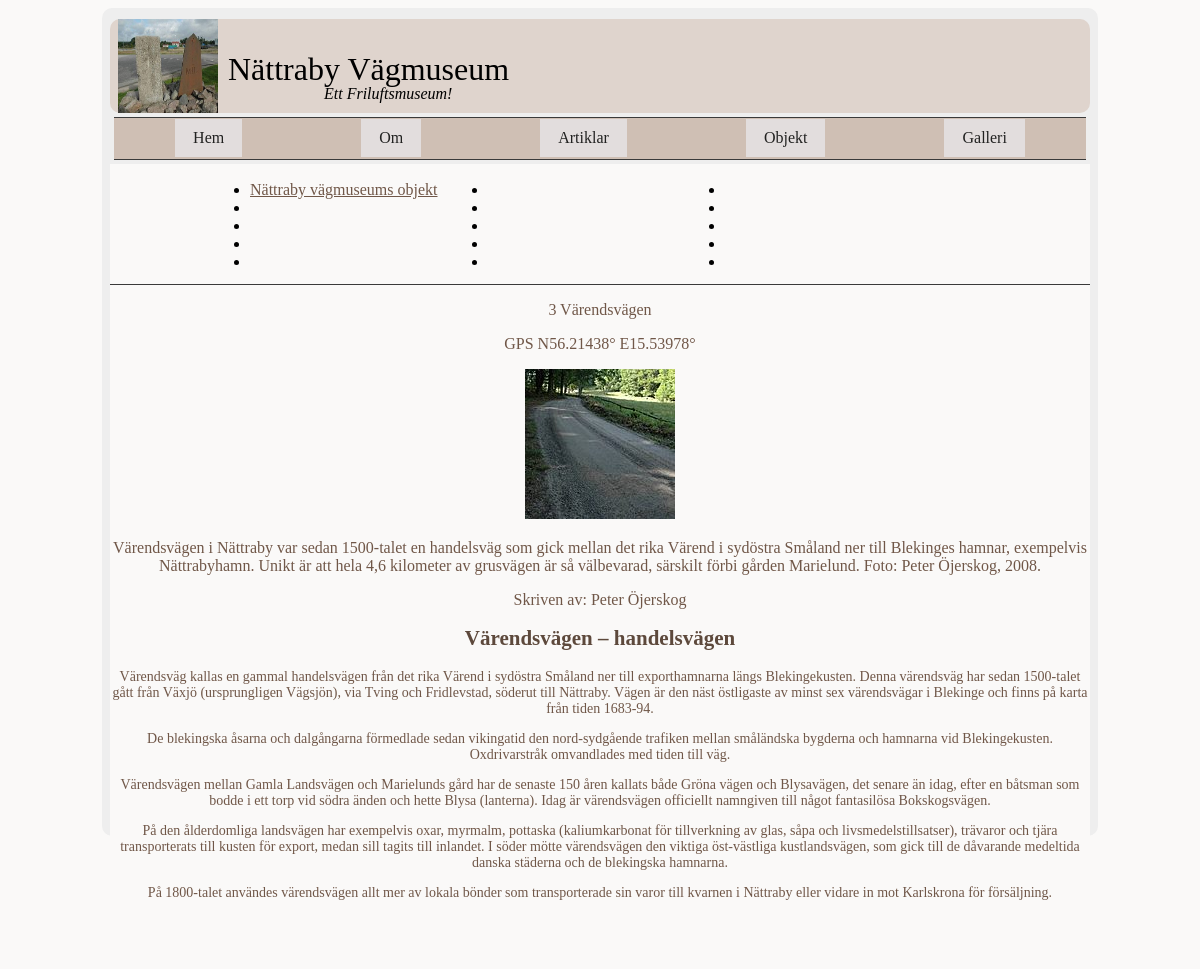
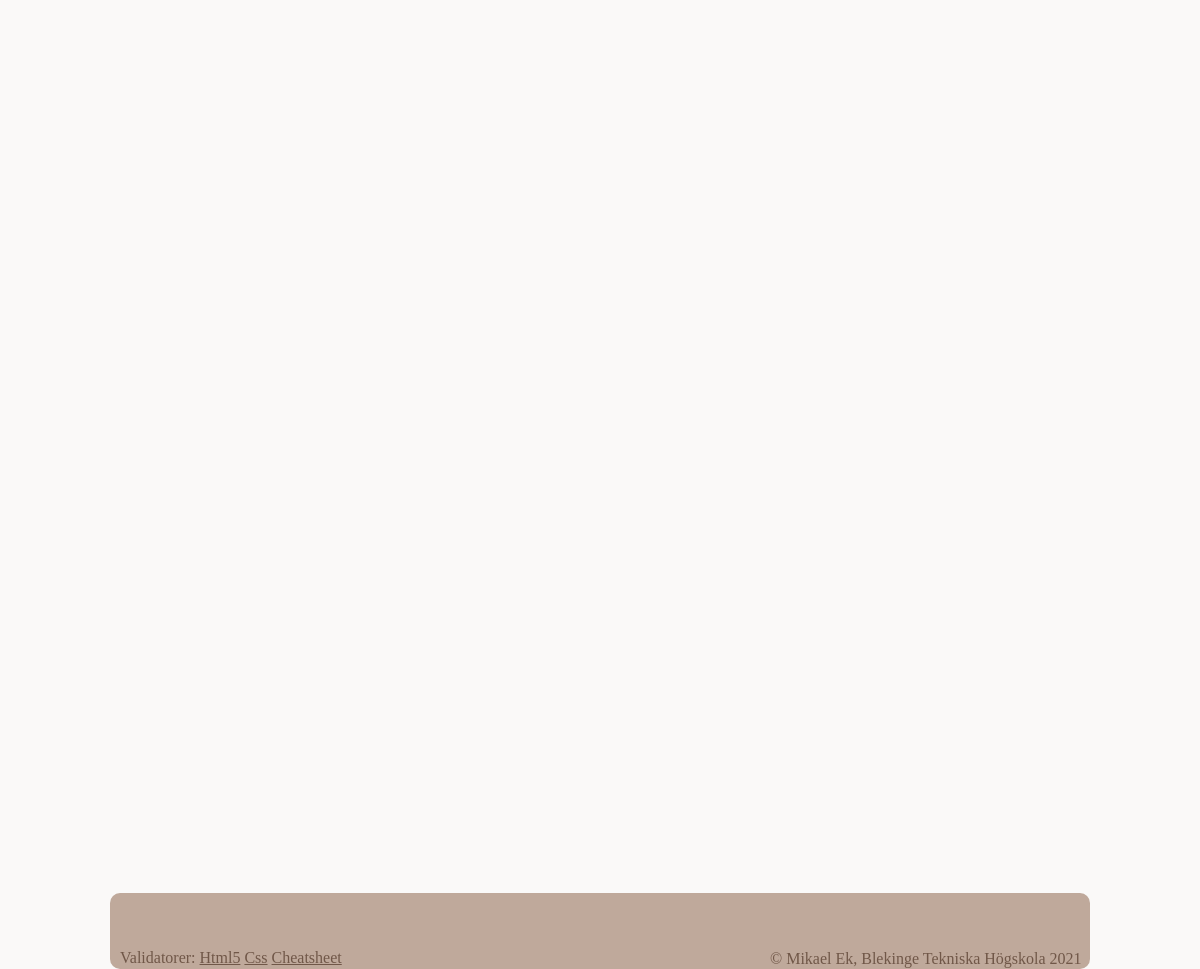
Page /object.php?page=object3 on the committed database (2 pictures, top to bottom).
### tables this page shows
CREATE TABLE object(
  id INT,
  name TEXT,
  title TEXT,
  data TEXT,
  author TEXT,
  gps TEXT,
  mapImage TEXT,
  image1 TEXT,
  image1Alt TEXT,
  image1Text,
  TEXT,
  image2 TEXT,
  image2Alt TEXT,
  image2Text TEXT
);

### object.php (called while the page is built, shortened)
<?php
require __DIR__ . "/incl/header.php";
require __DIR__ . "/incl/multipage.php";
require __DIR__ . "/incl/footer.php";

### object/object3.php (the view, shortened to what this page needs)
<?php
$fileName = __DIR__ . "/../db/nvm2.sqlite";
$dsn = "sqlite:$fileName";
$db = connectToDatabase($dsn);
$sql = "SELECT * FROM object WHERE id = 5 ";
$stmt = $db->prepare($sql);
$stmt->execute();
$res = $stmt->fetchAll(PDO::FETCH_ASSOC);
$rows = null;
foreach ($res as $row) {
    $rows .= "<tr>";
    $rows .= "<td>{$row['name']}</td>";
    $rows .= "<td>{$row['title']}</td>";
    $rows .= "<td>{$row['data']}</td>";
    $rows .= "<td>{$row['author']}</td>";
    $rows .= "<td>{$row['gps']}</td>";
    $rows .= "<td>{$row['mapImage']}</td>";
    $rows .= "<td>{$row['image1']}</td>";
    $rows .= "<td>{$row['image1Alt']}</td>";
    $rows .= "<td>{$row['image1Text']}</td>";
    $rows .= "<td>{$row['TEXT']}</td>";
    $rows .= "<td>{$row['image2']}</td>";
    $rows .= "<td>{$row['image2Alt']}</td>";
    $rows .= "<td>{$row['image2Text']}</td>";
    $rows .= "</tr>\n";
}
?>
<div class="intro">
    <p><?php echo substr($row['title'], 1) ?></p>
    <p><?php echo $row['gps'] ?></p>
    <p><img src="img/150x150/<?php echo $row['image1'] ?>" alt=""></p>
    <p class="image-text"><?php echo $row['image1Text'] ?></p>
    <p class=" author">Skriven av: <?php echo $row['author'] ?></p>
</div>
<div class="text-data">
    <p><?php echo $row['data'] ?></p>
</div>

### css/style.css (style rules this page uses)
html { background-color: #faf9f8; }
p { color: #705748; }
h1, h2 { color:#5d493c }
body { margin: 8px auto; padding: 8px; width: 980px; min-height: 800px; max-height: 800px; background-color: #eee; border-radius: 10px; padding-bottom: 20px; }
.intro { text-align: center; }
.text-data { text-align: center; font-size: 14px; }

### rows in the picture
object: title "3 Värendsvägen", gps "GPS N56.21438° E15.53978°", image1 (picture), image1Text "Värendsvägen i Nättraby var sedan 1500-talet en handelsväg som gick mellan det rika Värend i sydöstra Småland ner till Blekinges hamnar, exempelvis Nättrabyhamn. Unikt är att hela 4,6 kilometer av grusvägen är så välbevarad, särskilt förbi gården Marielund. Foto: Peter Öjerskog, 2008.", author "Peter Öjerskog", data "Värendsvägen – handelsvägen Värendsväg kallas en gammal handelsvägen från det rika Värend i sydöstra Småland ner till exporthamnarna längs Blekingekusten. Denna värendsväg har sedan 1500-talet gått från Växjö (ursprungligen Vägsjön), via Tving och Fridlevstad, söderut till Nättraby. Vägen är den näst östligaste av minst sex värendsvägar i Blekinge och finns på karta från tiden 1683-94. De blekingska åsarna och dalgångarna förmedlade sedan vikingatid den nord-sydgående trafiken mellan småländska bygderna och hamnarna vid Blekingekusten. Oxdrivarstråk omvandlades med tiden till väg. Värendsvägen mellan Gamla Landsvägen och Marielunds gård har de senaste 150 åren kallats både Gröna vägen och…"

### other values in the picture
$value["title"] "Nättraby vägmuseums objekt"
